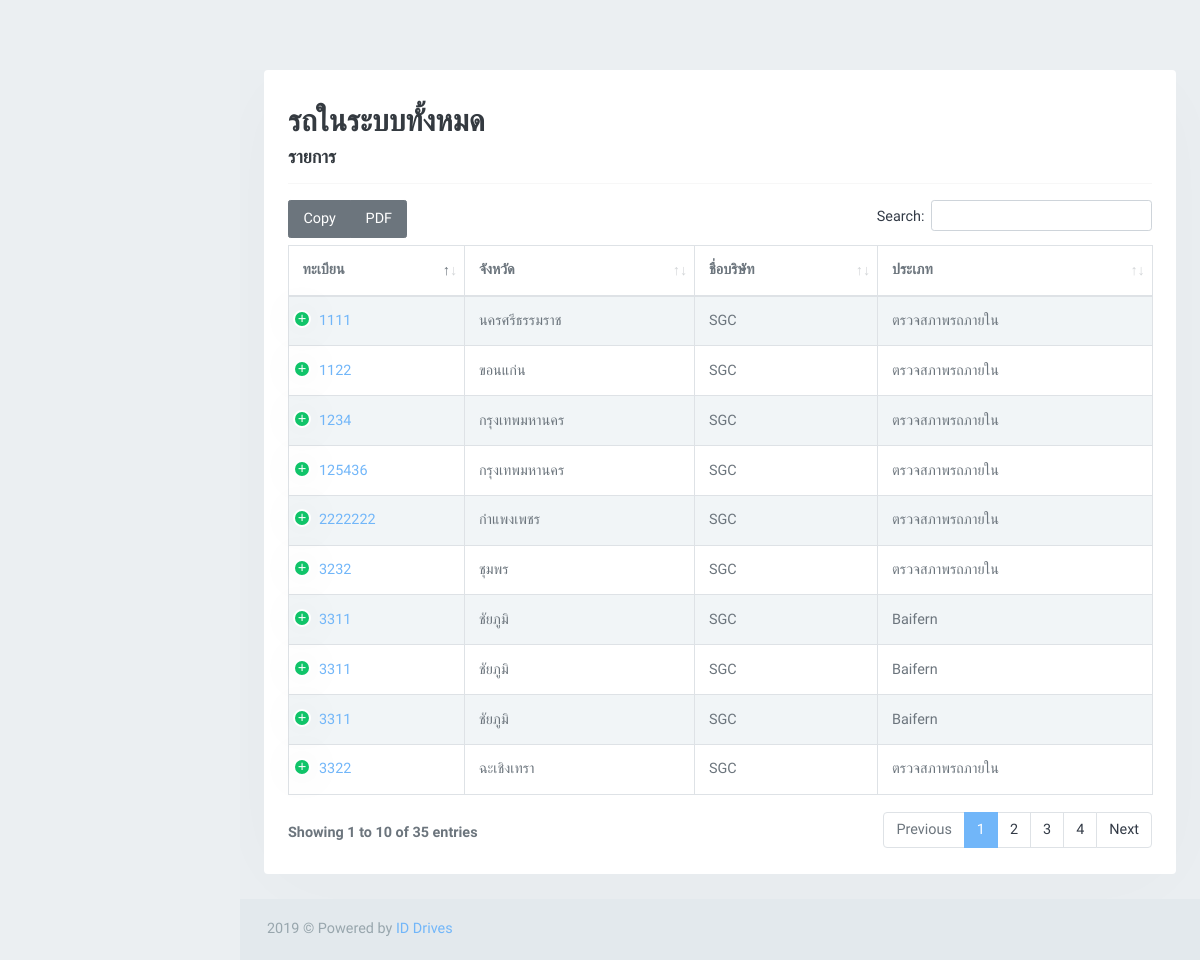
Screenshot of /counter_allcar.php?user_id=30 with the database file from the repository.
### tables this page shows
CREATE TABLE `car_data` (
  `rec` int(11) NOT NULL,
  `car_id` varchar(30) NOT NULL,
  `car_name_cf` varchar(100) NOT NULL,
  `car_form` varchar(50) NOT NULL,
  `car_plate` varchar(50) NOT NULL,
  `car_province` varchar(100) NOT NULL,
  `car_licenseplatetail` varchar(100) NOT NULL,
  `car_insurance_company` varchar(100) NOT NULL,
  `dateRegis` varchar(50) NOT NULL,
  `dateExTax` varchar(50) NOT NULL,
  `dateExIns` varchar(50) NOT NULL,
  `company_id` varchar(20) NOT NULL,
  `user_update` varchar(30) NOT NULL,
  `car_status` int(5) NOT NULL DEFAULT '0',
  `date_add` datetime NOT NULL,
  `date_update` datetime NOT NULL
);

CREATE TABLE `company` (
  `user_id` int(10) NOT NULL,
  `company_zone` varchar(100) NOT NULL,
  `company_name` text NOT NULL,
  `company_tex` int(20) NOT NULL,
  `company_tel` varchar(100) NOT NULL,
  `company_address` text NOT NULL,
  `company_province` varchar(30) NOT NULL,
  `company_amphur` varchar(50) NOT NULL,
  `company_tumbon` varchar(50) NOT NULL,
  `company_zip` int(5) NOT NULL,
  `company_date_add` datetime NOT NULL
);

CREATE TABLE `car_form` (
  `number_rec` int(8) NOT NULL,
  `form_id` varchar(30) NOT NULL,
  `form_name` varchar(100) NOT NULL,
  `user_id` int(4) NOT NULL,
  `date_insert` datetime NOT NULL
);

### counter_allcar.php (the view, shortened to what this page needs)
<!DOCTYPE html>
<html lang="th">
<head>
    <link href="assets/libs/datatables/dataTables.bootstrap4.css" rel="stylesheet" type="text/css" />
    <link href="assets/libs/datatables/responsive.bootstrap4.css" rel="stylesheet" type="text/css" />
    <link href="assets/libs/datatables/buttons.bootstrap4.css" rel="stylesheet" type="text/css" />
    <link href="assets/libs/datatables/select.bootstrap4.css" rel="stylesheet" type="text/css" />
    <link href="assets/css/bootstrap.min.css" rel="stylesheet" type="text/css" />
    <link href="assets/css/icons.min.css" rel="stylesheet" type="text/css" />
    <link href="assets/css/app.min.css" rel="stylesheet" type="text/css" />
</head>
<body>
    <div id="wrapper">
        <?php
        include("counter_left_sidebar.php");
        ?>
        <div class="content-page">
            <div class="content">
                <div class="container-fluid">
                    <div class="row">
                        <div class="col-xl-12 col-md-12">
                            <div class="card-box">
                                <h2 class="">รถในระบบทั้งหมด</h2>
                                <h4>รายการ</h4>
                                <hr />
                                <table id="datatable-buttons"
                                    class="table table-striped table-bordered dt-responsive nowrap">
                                    <thead>
                                        <tr>
                                            <th>ทะเบียน</th>
                                            <th>จังหวัด</th>
                                            <th>ชื่อบริษัท</th>
                                            <th>ประเภท</th>
                                        </tr>
                                    </thead>
                                    <tbody>
                                        <?php
                                        $car_id = $_GET['user_id'];
                                        include_once "connectdb.php";
                                        $query = mysqli_query($con, "SELECT * from car_data
                                        INNER JOIN company ON car_data.company_id = company.user_id
                                        INNER JOIN car_form ON car_data.car_form = car_form.form_id
                                        where car_data.company_id=$car_id") or die("Database selection failed: " . mysqli_error($con));
                                        while ($result = mysqli_fetch_array($query, MYSQLI_ASSOC)) {
                                            $oldValue = array();
                                            $plate = $result['car_plate'];
                                            $provice = $result['car_province'];
                                            $company = $result['company_name'];
                                            $form = $result['form_name'];
                                            $show_select = "SELECT * FROM report WHERE license_car='$plate'";
                                            $query2 = mysqli_query($con, $show_select);
                                            $num = mysqli_num_rows($query2);
                                            if ($num > 0) {
                                                while ($result1 = mysqli_fetch_array($query2)) {
                                                    $carid = $result1['license_car'];
                                                    $newValue = array("name"=>$result1['license_car'],"status"=>$result1['report_status']);
                                                    if($oldValue != ""){
                                                      if($newValue['name'] == $oldValue['name']){
                                                        if($newValue['status'] == "ผ่าน" && $oldValue['status'] == "ผ่าน"){
                                                            $status3 = "<button type='button' class='btn btn-success btn-rounded width-md waves-effect'>ผ่าน</button>";
                                                            echo '  <tr>
                                                            <td><a href="counter_car_summary.php?car_id='.$carid.'">
                                                                    '.$plate.'</a></td>
                                                            <td>'.$provice.'</td>
                                                            <td>'.$company.'</td>
                                                            <td>'.$form.'</td>
                                                            <td><a href="counter_report.php?car_id='.$carid.'">'.$status3.'</a></td>
                                                           </tr>';
                                                        }
                                                        else if($newValue['status'] == 'ไม่ผ่าน' || $oldValue['status'] == 'ไม่ผ่าน'){
                                                            $status3 = "<button type='button' class='btn btn-danger btn-rounded width-md waves-effect'>ไม่ผ่าน</button>";
                                                            echo '  <tr>
                                                            <td><a href="counter_car_summary.php?car_id='.$carid.'">
                                                                    '.$plate.'</a></td>
                                                            <td>'.$provice.'</td>
                                                            <td>'.$company.'</td>
                                                            <td>'.$form.'</td>
                                                            <td><a href="counter_report.php?car_id='.$carid.'">'.$status3.'</a></td>
                                                            </tr>';
                                                        }
                                                      }
                                                    }
                                                    $oldValue = $newValue;
                                            }
                                          }
                                        ?>
                                        <?php
                                        }
                                        ?>
                                    </tbody>
                                </table>
                            </div>
                        </div>
                    </div>
                </div>
            </div>
            <footer class="footer">
                <div class="container-fluid">
                    <div class="row">
                        <div class="col-md-6">
                            2019 &copy; Powered by <a href="#">ID Drives</a>
                        </div>
                    </div>
                </div>
            </footer>
        </div>
    </div>
</body>
</html>

### rows the page displays
car_data: car_plate "1234", car_province "กรุงเทพมหานคร"
company: company_name "SGC"
car_form: form_name "ตรวจสภาพรถภายใน"
car_data: car_plate "125436", car_province "กรุงเทพมหานคร"
car_data: car_plate "1122", car_province "ขอนแก่น"
car_data: car_plate "2222222", car_province "กำแพงเพชร"
car_data: car_plate "3232", car_province "ชุมพร"
car_data: car_plate "3322", car_province "ฉะเชิงเทรา"
car_data: car_plate "1111", car_province "นครศรีธรรมราช"
car_data: car_plate "3311", car_province "ชัยภูมิ"
car_form: form_name "Baifern"
